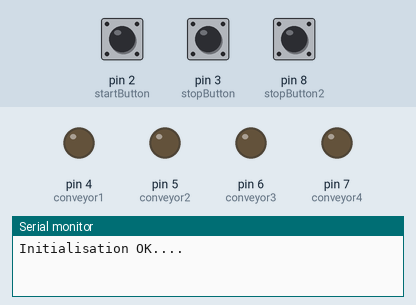
Recording of a sketch running on a simulated Arduino Uno, built with avr-gcc and run on an emulated ATmega328P. On the bench: output pins drawn as LEDs (lit = HIGH), the last lines printed to the serial monitor. Inputs (shaded band) come from the test bench; at power-on: pin 2 (startButton) LOW, pin 3 (stopButton) HIGH, pin 8 (stopButton2) HIGH.

Above: at 1.2 s.
1.3 s: pin 2 (startButton) pulled HIGH for 0.15 s
At 2.7 s:
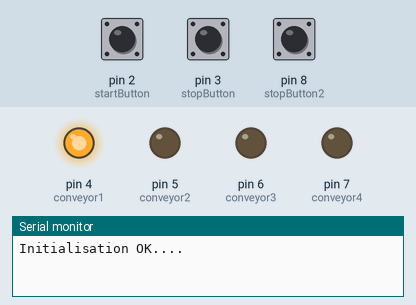
4.4 s: pin 3 (stopButton) pulled LOW for 0.15 s
At 5.0 s:
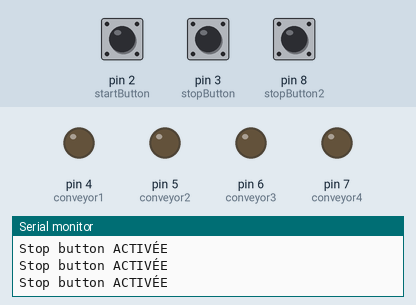
6.0 s: pin 2 (startButton) pulled HIGH for 1 s
At 7.4 s:
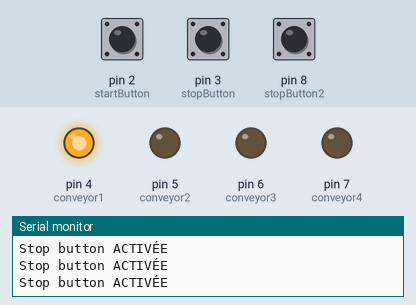
10.0 s: pin 2 (startButton) pulled HIGH for 3.2 s
At 10.7 s:
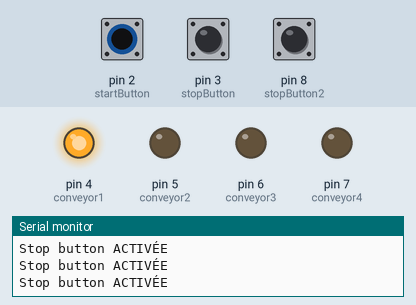
14.7 s: pin 3 (stopButton) pulled LOW for 1 s
At 15.3 s:
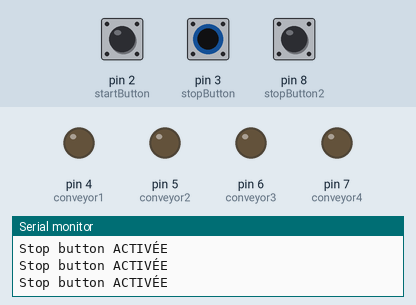
17.2 s: pin 2 (startButton) pulled HIGH for 0.15 s
At 22.9 s:
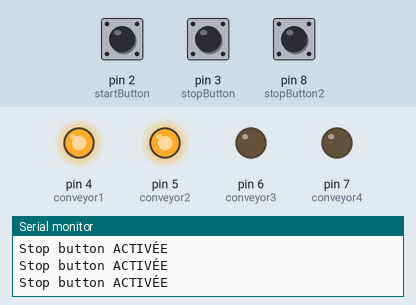
Timing chart, 0 to 25.8 s (numbered marks = the images above; inputs shaded):
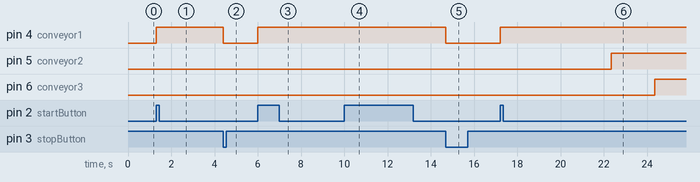

The sketch:

convoyeur_v2.ino
```cpp
//Define the pins for the start and stop buttons
#define startButton 2
#define stopButton 3
#define stopButton2 8

//Define the pins for the conveyors
#define conveyor1 4
#define conveyor2 5
#define conveyor3 6
#define conveyor4 7

//Define the time intervals for the conveyors
#define conveyor1Time 3000
#define conveyor2Time 5000
#define conveyor3Time 7000
#define conveyor4Time 10000

bool isRunning = false;
unsigned long startTime;
unsigned long elapsedTime;

int startButtonState = 0;
int stopButtonState = 0;
int stopButtonState2 = 0;

void setup() {
  Serial.begin(9600);

  pinMode(startButton, INPUT);
  pinMode(stopButton, INPUT);

  pinMode(conveyor1, OUTPUT);
  pinMode(conveyor2, OUTPUT);
  pinMode(conveyor3, OUTPUT);
  pinMode(conveyor4, OUTPUT);
  Serial.println("Initialisation OK....");
}

void loop() {

  startButtonState = digitalRead(startButton);
  stopButtonState = digitalRead(stopButton);
  stopButtonState2 = digitalRead(stopButton2);

  if (startButtonState == HIGH) {
    digitalWrite(conveyor1, HIGH);
    startTime = millis();
    isRunning = true;
  }

  if (isRunning) {
    elapsedTime = millis() - startTime;

    if (elapsedTime >= conveyor2Time) {
      digitalWrite(conveyor2, HIGH);
      //Serial.println("Convoyeur 2 actived");
    }

    if (elapsedTime >= conveyor3Time) {
      digitalWrite(conveyor3, HIGH);
      //Serial.println("Convoyeur 3 actived");
    }

    if (elapsedTime >= conveyor4Time) {
      digitalWrite(conveyor4, HIGH);
      //Serial.println("Convoyeur 4 actived");
    }
  }
  //LOW for NC contact
  if (stopButtonState == LOW || stopButtonState2 == LOW) {
    isRunning = false;
    digitalWrite(conveyor1, LOW);
    digitalWrite(conveyor2, LOW);
    digitalWrite(conveyor3, LOW);
    digitalWrite(conveyor4, LOW);
    Serial.println("Stop button ACTIVÉE");

  }
}
```

Measured:
- after the input at 1.3 s, pin 4 (conveyor1): LOW → HIGH at once
- after the input at 4.4 s, pin 4 (conveyor1): HIGH → LOW at once
- after the input at 6.0 s, pin 4 (conveyor1): LOW → HIGH at once
- after the input at 10.0 s, pin 5 (conveyor2): stays LOW (without the input it goes to HIGH after 2.0 s); pin 6 (conveyor3): stays LOW (without the input it goes to HIGH after 4.0 s)
- after the input at 14.7 s, pin 4 (conveyor1): HIGH → LOW at once
- after the input at 17.2 s, pin 4 (conveyor1): LOW → HIGH at once; pin 5 (conveyor2): LOW → HIGH after 5.1 s; pin 6 (conveyor3): LOW → HIGH after 7.1 s
